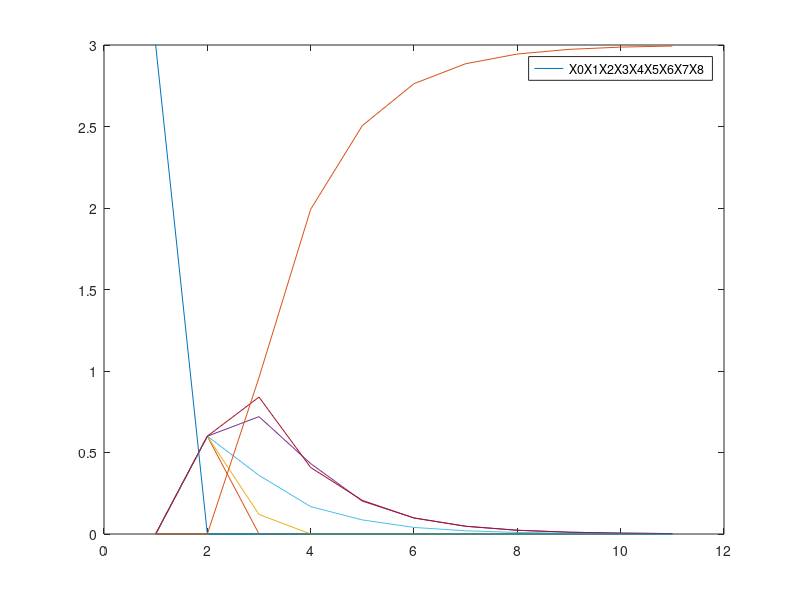

Here is the MATLAB script that generated this plot:
%{
Zane Billings and Dr. McNelis
Markov Chains in MATLAB
2019-10-02
Our MATLAB script from class where we learned Markov chain models.
%}
clc; clear all; close all;
% The matrix describing our probability coefficients is called the
%  transition matrix. All of the columns need to add to 1!!!!

M = [
    0.0, 0.0, 0.0, 0.0, 0.0, 0.0, 0.0, 0.0, 0.0;
    0.2, 0.0, 0.0, 0.0, 0.0, 0.0, 0.0, 0.0, 0.0;
    0.2, 0.2, 0.0, 0.0, 0.0, 0.0, 0.0, 0.0, 0.0;
    0.2, 0.2, 0.4, 0.2, 0.0, 0.2, 0.2, 0.0, 0.0;
    0.0, 0.0, 0.0, 0.0, 0.0, 0.0, 0.0, 0.0, 0.0;
    0.2, 0.2, 0.2, 0.2, 0.0, 0.0, 0.0, 0.0, 0.0;
    0.2, 0.4, 0.4, 0.4, 0.0, 0.2, 0.0, 0.0, 0.0;
    0.0, 0.0, 0.0, 0.0, 0.0, 0.0, 0.0, 0.0, 0.0;
    0.0, 0.0, 0.0, 0.2, 0.0, 0.6, 0.8, 0.0, 1.0;
    ];

% Suppose there are three people playing the game. We have to set up a 
% column vector of their original positions at round n = 0. We put a 3 as
% the first entry since there are 3 people playing.
X_0 = [3; 0; 0; 0; 0; 0; 0; 0; 0];

% To find the probabilities where the pawns are at for round n = 1, we 
% multiply the transition matrix by X_0.
X_1 = M * X_0;
X_2 = M * X_1;

% We wanted to find X_6 without doing 6 calculations by hand.
% First we want to store all of our X vectors in one matrix.
Xmat = [X_0, X_1, X_2];

% Let's make X_3 in the fourth column of Xmat.
Xmat(:,4) = M * Xmat(:,3);
Xmat(:,5) = M * Xmat(:,4);

% What if we want to do this 15 or 20 times?
% We can use a loop instead of doing it by hand.
% Since we know exactly how many times we want to repeat the loop, we can
% use a `for` loop.
% This loop will do the same thing for all integer numbers i between 6 and
% 11, inclusive.
for i = 6:11
    % Xmat(:,i) = M * Xmat(:,i-1);
    Xmat(:,i) = M^(i-1) * Xmat(:,1);
end

%  Let's plot our values over time.  Note, to do this to look at
%  x0 values over time, x1 values over time, ....
%  we will plot the transpose of our Xmat
figure
plot(Xmat')
legend(["X0","X1","X2","X3","X4","X5","X6","X7","X8"])

% If we wanted to find the 100th X vector we could do a longer for loop or
% we could use the shorter formula we figured out in class.
X100 = M^100 * X_0

